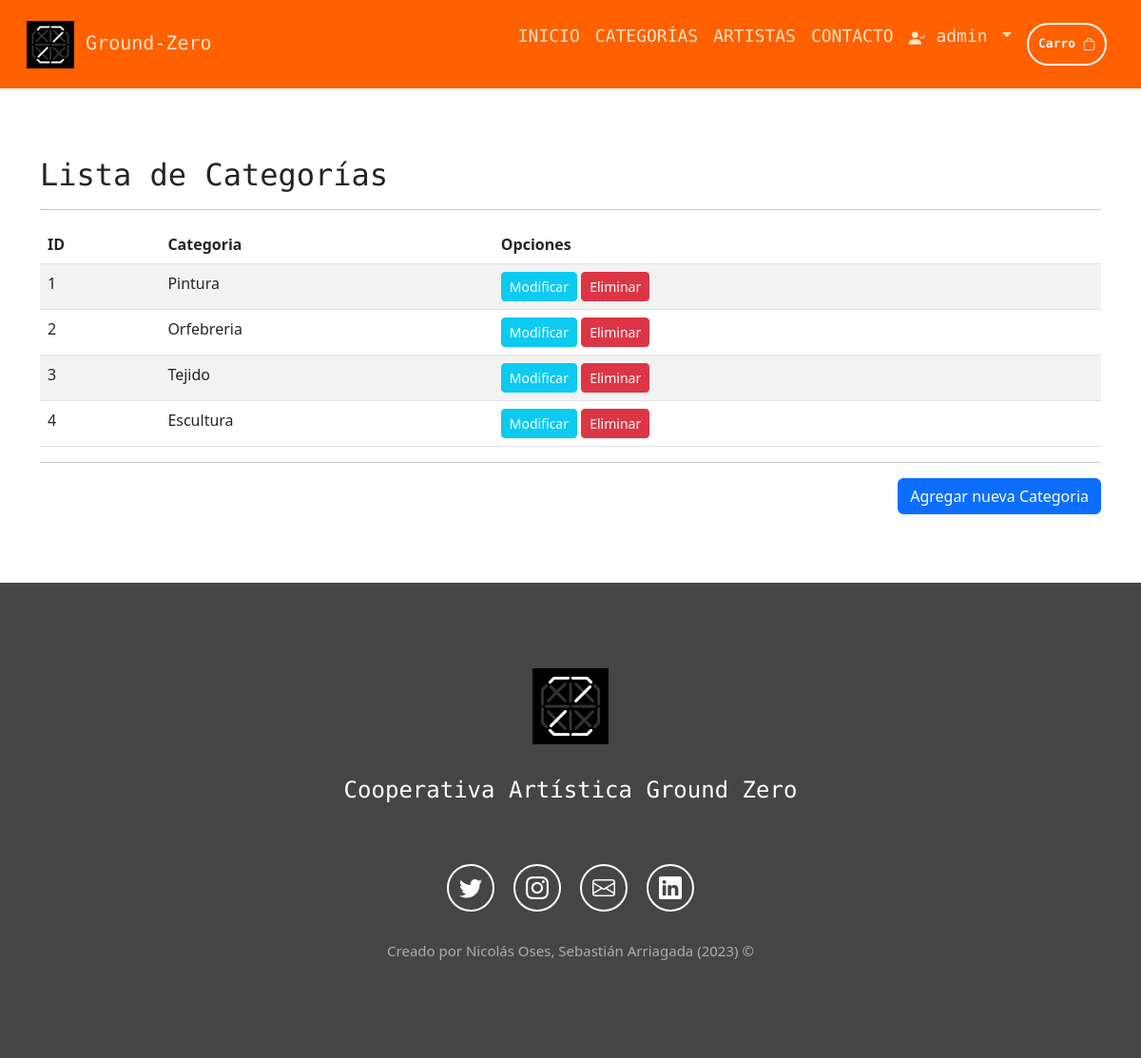
The page /listar-categorias/ (signed in) on the database its author committed.
### aplicacion/models.py (models this page shows, shortened)
class Categoria(models.Model):
    nombre = models.CharField(max_length=50)

### aplicacion/views.py (the view)
# urls.py: path('listar-categorias/', views.listar_categorias, name='listar_categorias'),
@permission_required('aplicacion.view_categoria')
def listar_categorias(request):
    categorias = Categoria.objects.all()
    data = {
        'categorias':categorias
    }
    return render(request, 'app/plantillas/crud_django_form/listar.html', data)

### aplicacion/context_processor.py (called while the page is built)
def total_carrito(request):
    total = 0
    cantidadTotal = 0
    if request.user.is_authenticated:
        if 'carrito' in request.session.keys():
            for key, value in request.session['carrito'].items():
                total += int(value['acumulado'])
                cantidadTotal += int(value['cantidad'])
    return {'total_carrito': total, 'cantidad_total': cantidadTotal}

### aplicacion/templates/app/plantillas/crud_django_form/listar.html (shortened to what this page needs)
{% extends 'app/base.html' %}
{% load humanize %}
{% block contenido %}
<br><br><br>
<div class="container">
  <div class="table-reponsive">
    <table class="table table-striped">
      <h2 class="seccion-titulo">Lista de Categorías</h2>
      <hr>
      <thead>
        <tr>
          <th scope="col">ID</th>
          <th scope="col">Categoria</th>
          <th scope="col">Opciones</th>
        </tr>
      </thead>
      <tbody>
        {% for c in categorias %}
        <tr>
          <td>{{ c.id }}</td>
          <td>{{ c.nombre | title }}</td>
          <td>
            <a href="{% url 'modificar_categorias' c.id %}" class="btn btn-info btn-sm text-white">Modificar</a>
            <a href="#" onclick="eliminarProducto({{ c.id }})" class="btn btn-danger btn-sm text-white">Eliminar</a>
          </td>
        </tr>
        {% endfor %}
      </tbody>
    </table>
    <hr>
    <div class="d-flex justify-content-end">
      <a href="{% url 'agregar_categorias' %}" class="btn btn-primary">Agregar nueva Categoria</a>
    </div>
  </div>
</div>
<br><br><br>
{% endblock %}

### aplicacion/templates/app/base.html (shortened to what this page needs)
{% load static %}
<!DOCTYPE html>
<html lang="es">
<head>
    <link href="https://cdn.jsdelivr.net/npm/bootstrap@5.3.0-alpha2/dist/css/bootstrap.min.css" rel="stylesheet"
>
    <link rel="stylesheet" href="https://cdn.jsdelivr.net/npm/bootstrap-icons@1.10.3/font/bootstrap-icons.css">
    <link rel="stylesheet" href="{% static 'app/css/style.css' %}">
</head>
<body>
    <nav class="navbar navbar-expand-md sticky-top">
        <div class="container-fluid">
            <a class="navbar-brand" href="/">
                <img src="{% static 'app/img/logo/logo.png' %}" alt="logo de la cooperativa"> Ground-Zero
            </a>
            <div class="collapse navbar-collapse" id="navbarNav">
                <ul class="navbar-nav text-center">
                    <li class="nav-item">
                        <a class="nav-link" aria-current="page" href="/">INICIO</a>
                    </li>
                    <li class="nav-item">
                        <a class="nav-link" href="/#categorias">CATEGORÍAS</a>
                    </li>
                    <li class="nav-item">
                        <a class="nav-link" href="/#artistas">ARTISTAS</a>
                    </li>
                    <li class="nav-item">
                        <a class="nav-link" href="{% url 'contacto' %}">CONTACTO</a>
                    </li>
                    {% if user.is_authenticated %}
                    <li class="nav-item dropdown">
                        <a class="nav-link dropdown-toggle" href="#" role="button" data-bs-toggle="dropdown"
                            aria-expanded="false">
                            <i class="bi bi-person-check-fill"></i>
                            {{ user.username }}
                        </a>
                    </li>
                    {% endif %}
                    <li class="nav-item">
                        <div class="registrarse">
                            <a class="nav-link" href="{% url 'checkout' %}">
                                <button type="button">
                                    Carro
                                    <i class="bi bi-bag"></i>
                                </button>
                            </a>
                        </div>
                    </li>
                </ul>
            </div>
        </div>
    </nav>
    <div id="contenido">
        {% block contenido %}
        {% endblock %}
    </div>
    <footer class="seccion-oscura d-flex flex-column align-items-center justify-content-center">
        <img class="footer-logo" src="{% static 'app/img/logo/logo.png' %}" alt="logo de la cooperativa">
        <p class="footer-texto">Cooperativa Artística Ground Zero
        <div class="iconos-redes-sociales d-flex flex-wrap align-items-center justify-content-center">
            <a href="https://twitter.com/?lang=es" target="_blank" rel="noopener noreferrer">
                <i class="bi bi-twitter"></i>
            </a>
            <a href="https://www.instagram.com/" target="_blank" rel="noopener noreferrer">
                <i class="bi bi-instagram"></i>
            </a>
            <a href="mailto: groundzero@micorreo.com" target="_blank" rel="noopener noreferrer">
                <i class="bi bi-envelope"></i>
            </a>
            <a href="https://www.linkedin.com/" target="_blank" rel="noopener noreferrer">
                <i class="bi bi-linkedin"></i>
            </a>
        </div>
        <div class="derechos-autor">Creado por Nicolás Oses, Sebastián Arriagada (2023) &#169;</div>
    </footer>
</body>
</html>

### aplicacion/static/app/css/style.css (style rules this page uses)
.navbar { padding: 1rem; background-color: #FF6000; font-size: 18px; font-family: 'Share Tech Mono', monospace; }
.navbar-brand img { max-height: 50px; max-width: 50px; }
.navbar a { color: #FFE6C7; }
.navbar-collapse { align-items: center; justify-content: end; }
.registrarse button { max-height: 50px; color: white; font-weight: bold; font-size: 13px; background-color: transparent; padding: 10px; border: 2px solid white; border-radius: 50px; transition: all 0.2s ease-in-out; }
.seccion-oscura { color: white; background-color: #454545; min-height: 500px; padding: 10px; }
.seccion-titulo { font-family: 'Share Tech Mono', monospace; }
footer { min-height: 500px; }
.footer-logo { height: 80px; width: 80px; margin: 10px; }
.footer-texto { font-size: 1.5rem; padding: 20px; margin-bottom: 30px; font-family: 'Share Tech Mono', monospace; }
.iconos-redes-sociales a { width: 50px; height: 50px; display: flex; align-items: center; justify-content: center; padding: 2px; margin: 10px; border: 2px solid white; border-radius: 50%; transition: all 0.2s ease-in; }
.iconos-redes-sociales i { color: white; font-size: 1.5rem; transition: all 0.2s ease-in; }
.derechos-autor { font-size: 15px; color: #aeaeae; padding: 20px; }
.bi { vertical-align: -.125em; fill: currentColor; }

### rows shown on the page
Categoria: id "1", nombre "Pintura"
Categoria: id "2", nombre "Orfebreria"
Categoria: id "3", nombre "Tejido"
Categoria: id "4", nombre "Escultura"

### other values the page prints
{{ user.username }} "admin"
